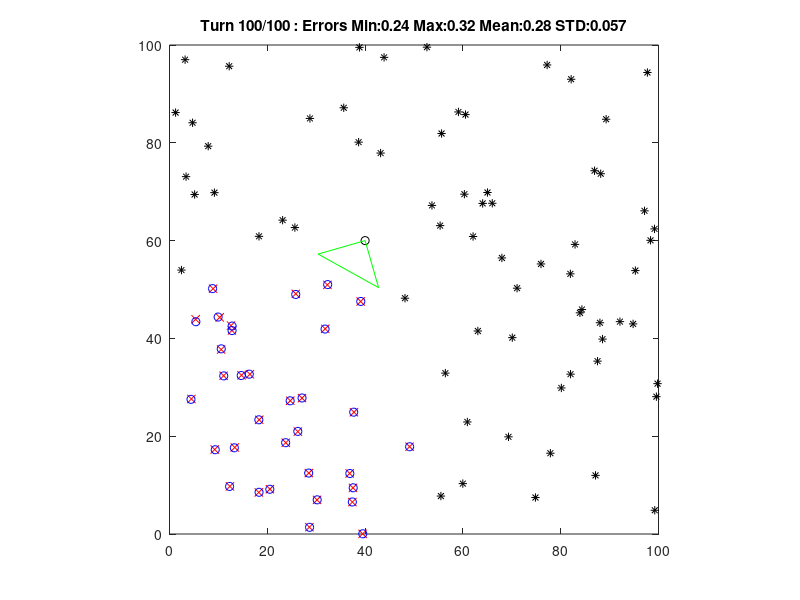

This figure's MATLAB source:
close all; clear all; clc;
% What this file does:
% Sets up a field
% Black stars are points that exist but aren't currently visible
% Red X's are points that are visible, that is their 'actual' location, but not what we see
% Blue circles are points that are visible, that is the location we see after noise is added

% Right now the noise function only takes into account number of times point has previously been viewed
% It would be interesting to make noise also a function of distance, which can be implemented easily
% Any noise filter you'd like to implement should take an output of the format:
% 2xN for N visible points, then it can just directly replace the current noiseFilter

%%%%%%%%
% USER DEFINED Values
%%%%%%%%
N = 100; % Number of points in playing field
BBOX = [0 0 100 100]; % playing field bounding box [x1 y1 x2 y2]
TURNS = 100; % Number of turns/iterations to run simulation
FPS = 30; % Frames per second update speed, doesn't really matter since matlab will go at a max speed of like 15 fps anyway

% UAV initial values
uav.pos = [40 60]'; % x,y position
uav.angle = -20; % degrees, 0 degrees is facing along +x axis
uav.fov = 90; % degrees, total field of view, 90 degrees is from angle-45 degrees to angle+45 degrees
ROT_SPEED = -1; % rotation speed per turn for uav, in degrees, 0 = no motion
%%%%%%%%


%%%%%%%%
% NOISE FILTER
%%%%%%%%
% Gaussian noise, zero mean and unit variance
% As numViews increases, noise reaches zero exponentially
noiseFilter = @(viewsCount,numPoints) randn(2,numPoints)./(1 + 0.1*[viewsCount; viewsCount].^1.4); % views must be vector of length numPoints


%%%%%%%%
% SETUP
%%%%%%%%
% Returns a matrix of 2xN x,y points inside bounding box (x1,y1) to (x2,y2)
% [x x x x x;
%  y y y y y]
% points = [x1 y1]' + rand*[x2-x1 y2-y1]'
getRandPoints = @(N,x1,y1,x2,y2) [ones(1,N)*x1; ones(1,N)*y1] + rand(2,N).*[ones(1,N)*(x2-x1); ones(1,N)*(y2-y1)];



points = getRandPoints(N,BBOX(1),BBOX(2),BBOX(3),BBOX(4)); % Initial random distribution of points
views = zeros(1,N); % Number of times point has been seen before, this affects the noiseFilter as value passed into viewsCount (more = less noise)

fprintf(stderr,'Black stars - Points exist but not currently visible\n');
fprintf(stderr,'       Red X - Visible Points, Actual location\n');
fprintf(stderr,'Blue circles - Visible Points, Noisy Location\n\n');


%%%%%%%%
% RUN LOOP
%%%%%%%%
for i = 1:TURNS
   % Returns angle between two points a = [x,y], b = [x2,y2] in degrees
   getAngle = @(a,b) atan2( b(2,:)-a(2,:) , b(1,:)-a(1,:) ) * 180/pi;

   % Based on position and orientation, find points visible
   angles = getAngle(uav.pos,points);
   isVisible = angles < (uav.angle + uav.fov/2) & angles > uav.angle - (uav.fov/2);
   visiblePoints = points( :,  isVisible );
   views(isVisible) += 1; % This keeps count of how often this point has been viewed, affecting the noise when seen (more views ~= less noise)

   whatYouSee = points(:,isVisible) + noiseFilter(  views(isVisible),  size(points(isVisible),2)  );
   hold off;
   plot(points(1,isVisible),points(2,isVisible),'rx'); % Plot all actual points in their real position
   hold on;
   plot(points(1,~isVisible),points(2,~isVisible),'k*'); % Plot all nonvisible points as black
   plot(whatYouSee(1,:),whatYouSee(2,:),'bo'); % Plot visible points at possible locations (with noise)
   plot(uav.pos(1),uav.pos(2),'ko'); % UAV position
   plot([ uav.pos(1) uav.pos(1)+10*cosd(uav.angle + uav.fov/2) uav.pos(1)+10*cosd(uav.angle + -uav.fov/2) uav.pos(1)] , ...
         [ uav.pos(2) uav.pos(2)+10*sind(uav.angle + uav.fov/2) uav.pos(2)+10*sind(uav.angle + -uav.fov/2) uav.pos(2)], 'g-') % UAV FOV lines
   axis( [ BBOX(1) BBOX(3) BBOX(2) BBOX(4) ],'equal'); % Order [x1 x2 y1 y2]
   hold off;
   
   % Statistics
   error =  sum( abs(whatYouSee - points(:,isVisible)).^2 , 2) ; % meanSquared
   fprintf(stderr, 'Mean Squared Error for visible points: %g\n',mean(error) );
   title(sprintf('Turn %i/%i : Errors Min:%.2g Max:%.2g Mean:%.2g STD:%.2g',i,TURNS, min(error),max(error),mean(error),std(error) ) );
   
   uav.angle += ROT_SPEED;
   
   pause(1.0/FPS)
end